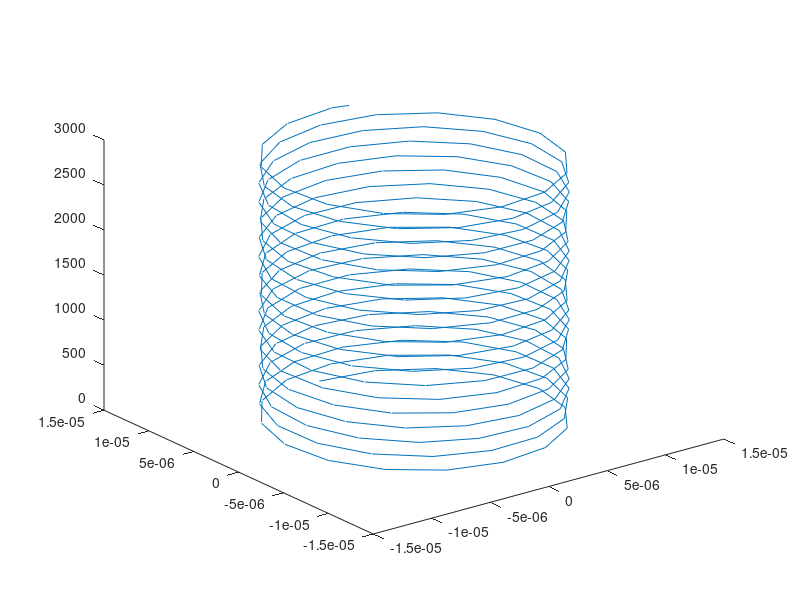

Write MATLAB code to recreate this figure.
m=1.67e-27;
q=10^-9.32;
B=10^-10.48;
omega=abs(q)*B/m;
epsilon=q/abs(q);
v_t=100;
v=100;
r_t=v_t/omega;
t=0:0.1:100;
x_1=r_t*sin(omega*t);
x_2=epsilon*r_t*cos(omega*t);
x_3=v*t;
figure
plot3(x_1,x_2,x_3)
zlim([0 3000])
